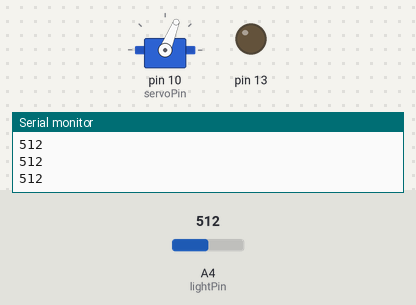
Simulated run of this sketch. Board: Arduino Uno, built with avr-gcc and run on an emulated ATmega328P. On the bench: servo, output pins drawn as LEDs (lit = HIGH), the last lines printed to the serial monitor. The inputs (shaded band) are chosen by the test bench; at power-on: A4 (lightPin) = 512.

Above: at 1.2 s.
1.3 s: A4 (lightPin) set to 716
At 2.1 s:
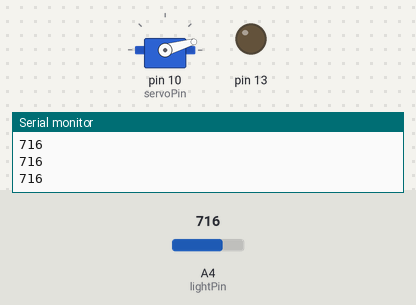
3.2 s: A4 (lightPin) set to 306
At 4.2 s:
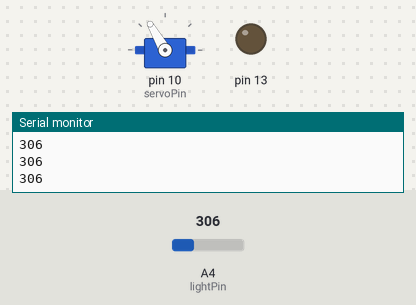
5.0 s: A4 (lightPin) set to 122
At 6.2 s:
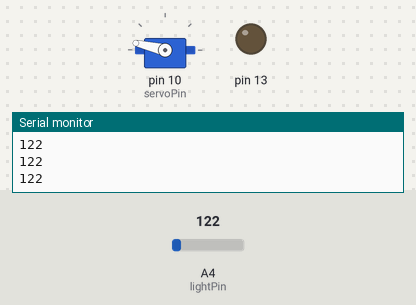
6.7 s: A4 (lightPin) set to 0
At 8.2 s:
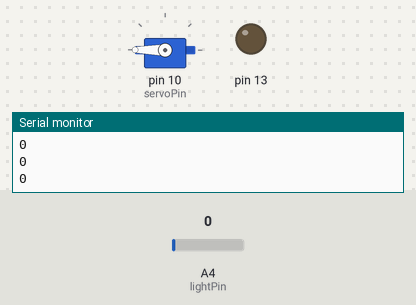
8.5 s: A4 (lightPin) set to 511
At 9.0 s:
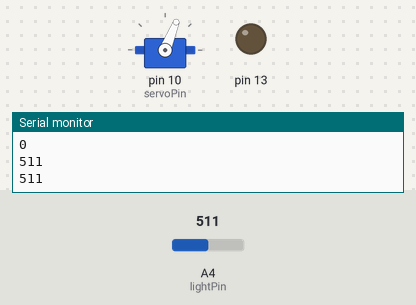
Timing chart, 0 to 11.2 s (numbered marks = the images above; inputs shaded):
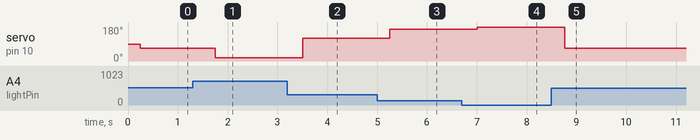

Measured:
- after the input at 1.3 s, servo on pin 10 (servoPin): 68° → 16° after 0.45 s
- after the input at 3.2 s, servo on pin 10 (servoPin): 16° → 120° after 0.31 s
- after the input at 5.0 s, servo on pin 10 (servoPin): 120° → 167° after 0.26 s
- after the input at 6.7 s, servo on pin 10 (servoPin): 167° → 180° after 0.31 s
- after the input at 8.5 s, servo on pin 10 (servoPin): 180° → 68° after 0.26 s

The sketch:

sketch_jun19a.ino
```cpp
#include <Servo.h>
int servoPin = 10;
int lightPin = A4;
int lightVal;
int dt = 250;
int angle ;
Servo myServo;


void setup() {
  Serial.begin(9600);
  myServo.attach(servoPin);
  pinMode(A4 , INPUT);
  pinMode( 13 , OUTPUT);
  pinMode(servoPin , INPUT);


}

void loop() {
  lightVal = analogRead(lightPin);
  Serial.println(lightVal);
  delay(dt);
  angle = (-16./63.)*lightVal+16.*780./63.;
  myServo.write(angle);
}
```
